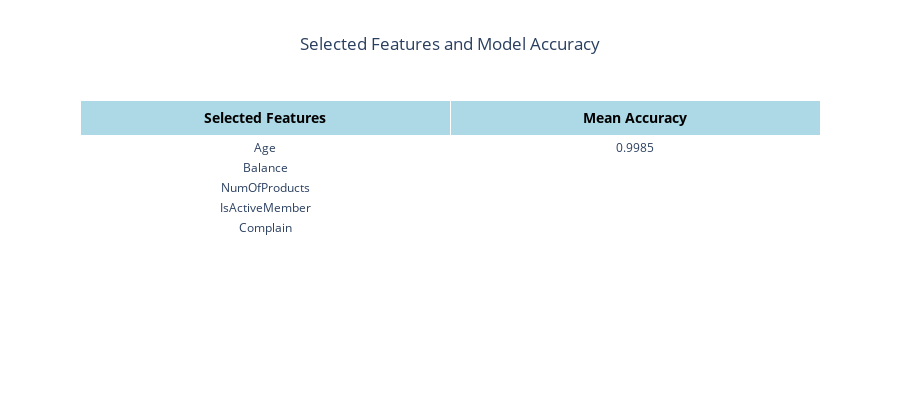

The code cell stored with this chart in its notebook:
### Code cell
# selected_features = ['Age', 'Balance', 'NumOfProducts', 'IsActiveMember', 'Complain']
# mean_accuracy = 0.9985

fig = go.Figure(data=[go.Table(
    header=dict(
        values=["<b>Selected Features</b>", "<b>Mean Accuracy</b>"],
        fill_color="lightblue",
        align="center",
        font=dict(size=14, color="black")
    ),
    cells=dict(
        values=[[feature_names[i] for i in selected_features], [f"{mean_accuracy:.4f}"]],
        fill_color="white",
        align="center",
        font=dict(size=12)
    )
)])

# Estilizar y mostrar la tabla
fig.update_layout(
    title="Selected Features and Model Accuracy",
    title_x=0.5,
    template="plotly_white",
    height=400
)

fig.show()

### Figure 1 — Plotly figure (JSON) as saved in the notebook; plotly's stock layout.template omitted (floating-point values rounded to 4 significant figures)
{"data": [{"cells": {"align": "center", "fill": {"color": "white"}, "font": {"size": 12}, "values": [["Age", "Balance", "NumOfProducts", "IsActiveMember", "Complain"], ["0.9985"]]}, "header": {"align": "center", "fill": {"color": "lightblue"}, "font": {"color": "black", "size": 14}, "values": ["<b>Selected Features</b>", "<b>Mean Accuracy</b>"]}, "type": "table"}], "layout": {"height": 400, "title": {"text": "Selected Features and Model Accuracy", "x": 0.5}}}
